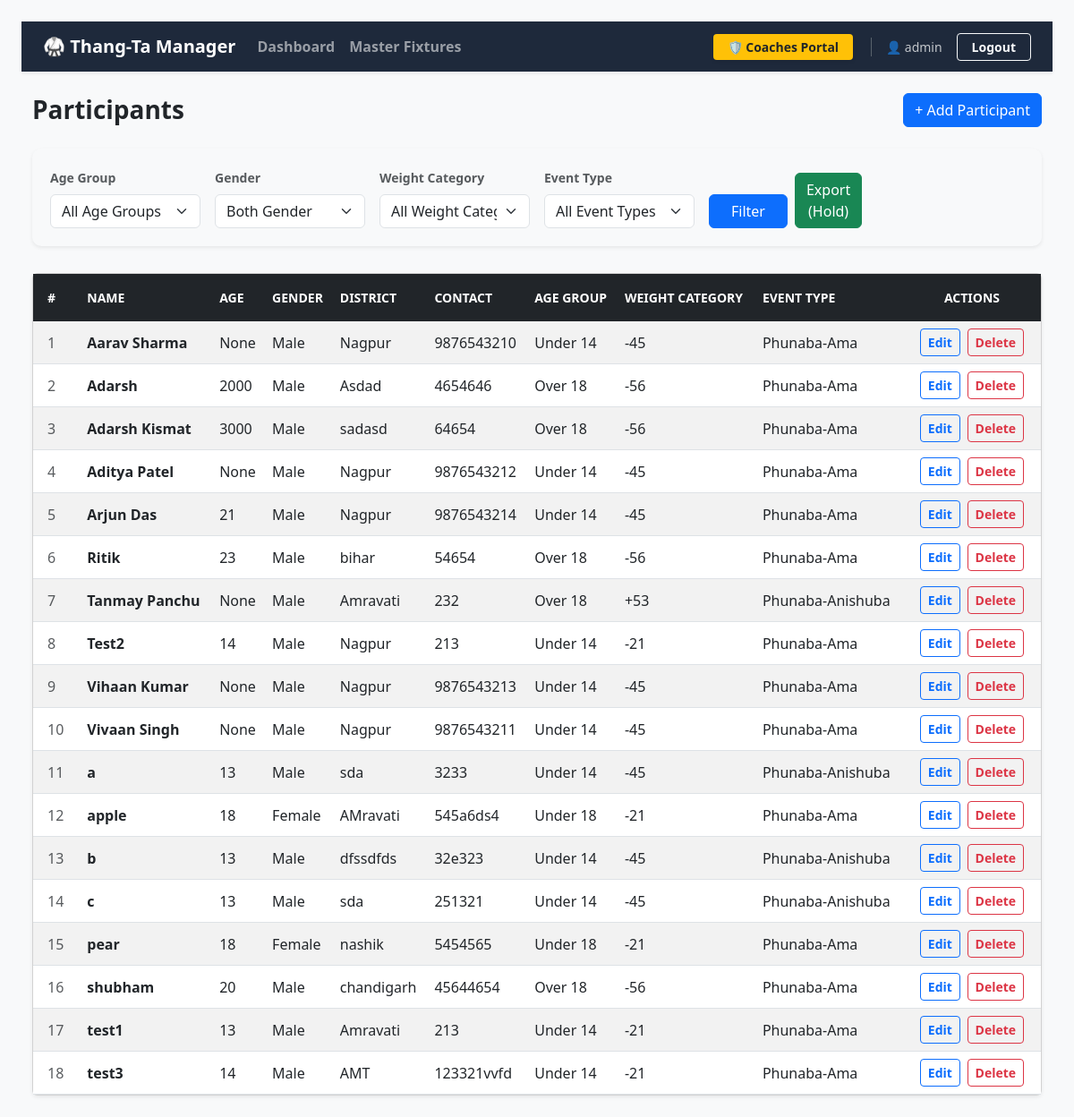
The app's page /participants/ (signed in) with its own data.
### thangta/models.py (models this page shows, shortened)
class CustomUser(AbstractUser):
    class Role(models.TextChoices):
        ADMIN = 'ADMIN', 'Admin'
        JUDGE = 'JUDGE', 'Judge'
        SCORER = 'SCORER', 'Scorer'
    role = models.CharField(
        max_length=50,
        choices=Role.choices,
        default=Role.SCORER
    )
    district = models.CharField(max_length=100, null=True, blank=True)
    district_code = models.CharField(max_length=20, null=True, blank=True)

class Participant(models.Model):
    class GenderChoices(models.TextChoices):
        MALE = 'Male', 'Male'
        FEMALE = 'Female', 'Female'
    class EventTypeChoices(models.TextChoices):
        PHUNABA_AMA = 'Phunaba-Ama', 'Phunaba-Ama'
        PHUNABA_ANISHUBA = 'Phunaba-Anishuba', 'Phunaba-Anishuba'
    class AgeCategory(models.TextChoices):
        UNDER_14 = 'U14', 'Under 14'
        UNDER_18 = 'U18', 'Under 18'
        OVER_18 = 'O18', 'Over 18'
    class WeightCategory(models.TextChoices):
        MINUS_21 = '-21', '-21 Kg'
        MINUS_25 = '-25', '-25 Kg'
        MINUS_29 = '-29', '-29 Kg'
        MINUS_33 = '-33', '-33 Kg'
        MINUS_37 = '-37', '-37 Kg'
        MINUS_40 = '-40', '-40 Kg'
        MINUS_41 = '-41', '-41 Kg'
        MINUS_44 = '-44', '-44 Kg'
        MINUS_45 = '-45', '-45 Kg'
        MINUS_49 = '-49', '-49 Kg'
        MINUS_52 = '-52', '-52 Kg'
        MINUS_53 = '-53', '-53 Kg'
        MINUS_56 = '-56', '-56 Kg'
        MINUS_75 = '-75', '-75 Kg'
        PLUS_53 = '+53', '+53 Kg'
    tournament = models.ForeignKey(
        Tournament,
        on_delete=models.CASCADE,
        related_name='participants',
        null=True, blank=True
    )
    name = models.CharField(max_length=200, null=True, blank=True)
    actual_age = models.IntegerField(null=True, blank=True, help_text="Age in numbers")
    date_of_birth = models.DateField(null=True, blank=True) # Add this!
    age = models.IntegerField(default = 0)
    gender = models.CharField(max_length=10, choices=GenderChoices.choices, null=True, blank=True)
    contact = models.CharField(max_length=15, null=True, blank=True)
    district = models.CharField(max_length=100)
    district_code = models.CharField(max_length=20)
    event_type = models.CharField(max_length=50, choices=EventTypeChoices.choices, null=True, blank=True)
    age_category = models.CharField(
        max_length=3,
        choices=AgeCategory.choices,
        help_text="Select the participant's age group."
    )
    weight_category = models.CharField(
        max_length=4,
        choices=WeightCategory.choices,
        help_text="Select the participant's weight class."
    )

### thangta/views.py (the view)
# urls.py: path('participants/', ParticipantListView.as_view(), name='participant-list'),
class ParticipantListView(AdminOrJudgeRequiredMixin, ListView):
    model = Participant
    template_name = 'participant_list.html'
    context_object_name = 'participants'
    def get(self, request, *args, **kwargs):
        if request.GET.get('clear') == 'true':
            keys = ['f_age', 'f_gender', 'f_district', 'f_event', 'f_weight']
            for key in keys:
                request.session.pop(key, None)
            return redirect(request.path)
        return super().get(request, *args, **kwargs)
    def get_queryset(self):
        queryset = super().get_queryset()
        filter_keys = ['age_group', 'gender', 'district', 'event_type', 'weight_category']
        is_filtering = any(key in self.request.GET for key in filter_keys)
        if is_filtering:
            form_data = self.request.GET
            self.request.session['f_age'] = self.request.GET.get('age_group', '')
            self.request.session['f_gender'] = self.request.GET.get('gender', '')
            self.request.session['f_district'] = self.request.GET.get('district', '')
            self.request.session['f_event'] = self.request.GET.get('event_type', '')
            self.request.session['f_weight'] = self.request.GET.get('weight_category', '')
        else:
            form_data = {
                'age_group': self.request.session.get('f_age', ''),
                'gender': self.request.session.get('f_gender', ''),
                'district': self.request.session.get('f_district', ''),
                'event_type': self.request.session.get('f_event', ''),
                'weight_category': self.request.session.get('f_weight', ''),
            }
        self.filter_form = ParticipantFilterForm(form_data)
        for field_name, field in self.filter_form.fields.items():
            field.required = False
        if self.filter_form.is_valid():
            data = self.filter_form.cleaned_data
            if data.get('age_group'):
                queryset = queryset.filter(age_category=data['age_group'])
            if data.get('gender'):
                queryset = queryset.filter(gender=data['gender'])
            if data.get('district'):
                queryset = queryset.filter(district=data['district'])
            if data.get('event_type'):
                queryset = queryset.filter(event_type=data['event_type'])
            if data.get('weight_category'):
                queryset = queryset.filter(weight_category=data['weight_category'])
        return queryset.order_by('name')
    def get_context_data(self, **kwargs):
        context = super().get_context_data(**kwargs)
        context['filter_form'] = self.filter_form
        return context

### thangta/forms.py
class ParticipantFilterForm(forms.Form):
    age_group = forms.ChoiceField(
        choices=[('', 'All Age Groups')] + Participant.AgeCategory.choices,
        required=False,
        label="Age Group"
    )
    gender = forms.ChoiceField(
        choices=[('', 'Both Gender')] + Participant.GenderChoices.choices,
        required=False,
        label="Gender"
    )
    weight_category = forms.ChoiceField(
        choices=[('', 'All Weight Categories')] + Participant.WeightCategory.choices,
        required=False,
        label="Weight Category"
    )
    event_type = forms.ChoiceField(
        choices=[('', 'All Event Types')] + Participant.EventTypeChoices.choices,
        required=False,
        label="Event Type"
    )
    district = forms.ChoiceField(choices=[], required=False, label="District")
    def __init__(self, *args, **kwargs):
        super().__init__(*args, **kwargs)
        distinct_districts = Participant.objects.values_list('district', flat=True).distinct().order_by('district')
        district_choices = [('', 'All Districts')] + [(d, d) for d in distinct_districts if d]
        self.fields['district'].choices = district_choices

### thangta/permissions.py (called while the page is built)
    def dispatch(self, request, *args, **kwargs):
        if not request.user.is_authenticated or  request.user.role not in ['JUDGE', 'ADMIN']:
            return self.handle_no_permission() # Redirects to login or shows 403
        return super().dispatch(request, *args, **kwargs)

### thangta/templates/participant_list.html (shortened to what this page needs)
{% load widget_tweaks %}
<!DOCTYPE html>
<html lang="en">
<head>
    <link href="https://cdn.jsdelivr.net/npm/bootstrap@5.3.0/dist/css/bootstrap.min.css" rel="stylesheet">
</head>
<body class="p-4 bg-light">
 {% include 'partials/navbar.html' %}
<div class="container-fluid">
    <div class="d-flex justify-content-between align-items-center mb-4">
        <h1 class="h3 m-0 fw-bold">Participants</h1>
        <a href="{% url 'participant-add' %}" class="btn btn-primary">+ Add Participant</a>
    </div>
    <div class="filter-section shadow-sm">
        <form method="get" class="row g-3">
            <div class="col-md-2">
                <label class="form-label text-muted small fw-bold">Age Group</label>
                {{ filter_form.age_group|add_class:"form-select" }}
            </div>
            <div class="col-md-2">
                <label class="form-label text-muted small fw-bold">Gender</label>
                {{ filter_form.gender|add_class:"form-select" }}
            </div>
            <div class="col-md-2">
                <label class="form-label text-muted small fw-bold">Weight Category</label>
                {{ filter_form.weight_category|add_class:"form-select" }}
            </div>
            <div class="col-md-2">
                <label class="form-label text-muted small fw-bold">Event Type</label>
                {{ filter_form.event_type|add_class:"form-select" }}
            </div>
            <div class="col-md-2 d-flex align-items-end gap-2">
                <button type="submit" class="btn btn-primary px-4">Filter</button>
                <button type="button" class="btn btn-success">Export (Hold)</button>
            </div>
        </form>
    </div>
    <div class="card shadow-sm">
        <div class="card-body p-0 table-responsive">
           <table class="table table-hover table-striped m-0 align-middle">
    <thead class="table-dark">
        <tr>
            <th class="small text-white px-3 py-3 border-0">#</th>
            <th class="small text-white py-3 border-0">NAME</th>
            <th class="small text-white py-3 border-0">AGE</th>
            <th class="small text-white py-3 border-0">GENDER</th>
            <th class="small text-white py-3 border-0">DISTRICT</th>
            <th class="small text-white py-3 border-0">CONTACT</th>
            <th class="small text-white py-3 border-0">AGE GROUP</th>
            <th class="small text-white py-3 border-0">WEIGHT CATEGORY</th>
            <th class="small text-white py-3 border-0">EVENT TYPE</th>
            <th class="small text-white text-center px-3 py-3 border-0">ACTIONS</th>
        </tr>
    </thead>
    <tbody>
        {% for participant in participants %}
        <tr>
            <td class="px-3 text-muted">{{ forloop.counter }}</td>
            <td class="fw-bold">{{ participant.name }}</td>
            <td>{{ participant.actual_age }}</td>
            <td>{{ participant.gender }}</td>
            <td>{{ participant.district }}</td>
            <td>{{ participant.contact }}</td>
            <td>{{ participant.get_age_category_display }}</td>
            <td>{{ participant.weight_category }}</td>
            <td>{{ participant.event_type }}</td>
            <td class="text-center px-3 small">
                <a href="{% url 'participant-edit' participant.id %}" class="btn btn-sm btn-outline-primary me-1 fw-bold">Edit</a>
                <a href="{% url 'participant-delete' participant.id %}" class="btn btn-sm btn-outline-danger fw-bold">Delete</a>
            </td>
        </tr>
        {% endfor %}
    </tbody>
</table>
        </div>
    </div>
</div>
</body>
</html>

### thangta/templates/partials/navbar.html (shortened to what this page needs)
<nav class="navbar navbar-expand-lg navbar-dark shadow-sm mb-4" style="background-color: #1e293b;">
    <div class="container-fluid px-4">
        <a class="navbar-brand fw-bold" href="{% url 'tournament-dashboard' %}">
            🥋 Thang-Ta Manager
        </a>
        <div class="collapse navbar-collapse" id="mainNavbar">
            <ul class="navbar-nav me-auto mb-2 mb-lg-0 fw-semibold">
                <li class="nav-item">
                    <a class="nav-link" href="{% url 'tournament-dashboard' %}">Dashboard</a>
                </li>
                <li class="nav-item">
                    <a class="nav-link" href="{% url 'global-fixtures' %}">Master Fixtures</a>
                </li>
            </ul>
            <div class="d-flex align-items-center gap-3">
                <a href="{% url 'district-login-coach' %}" class="btn btn-warning btn-sm fw-bold px-3 shadow-sm text-dark" style="border: none;">
                    🛡️ Coaches Portal
                </a>
                {% if request.user.is_authenticated %}
                    <span class="text-light opacity-75 small border-start border-secondary ps-3 ms-1">
                        👤 {{ request.user.username }}
                    </span>
                    <a href="/logout/" class="btn btn-outline-light btn-sm fw-bold px-3">Logout</a>
                {% endif %}
            </div>
        </div>
    </div>
</nav>

### thangta/templates/participant_list.html (style rules this page uses)
.filter-section { background-color: #f8f9fa; border-radius: 10px; padding: 20px; margin-bottom: 30px; }

### records on screen
CustomUser: user.username "admin"
Participant: name "Aarav Sharma", actual_age "None", gender "Male", district "Nagpur", contact "9876543210", age_category "Under 14", weight_category "-45", event_type "Phunaba-Ama"
Participant: name "Adarsh", actual_age "2000", gender "Male", district "Asdad", contact "4654646", age_category "Over 18", weight_category "-56", event_type "Phunaba-Ama"
Participant: name "Adarsh Kismat", actual_age "3000", gender "Male", district "sadasd", contact "64654", age_category "Over 18", weight_category "-56", event_type "Phunaba-Ama"
Participant: name "Aditya Patel", actual_age "None", gender "Male", district "Nagpur", contact "9876543212", age_category "Under 14", weight_category "-45", event_type "Phunaba-Ama"
Participant: name "Arjun Das", actual_age "21", gender "Male", district "Nagpur", contact "9876543214", age_category "Under 14", weight_category "-45", event_type "Phunaba-Ama"
Participant: name "Ritik", actual_age "23", gender "Male", district "bihar", contact "54654", age_category "Over 18", weight_category "-56", event_type "Phunaba-Ama"
Participant: name "Tanmay Panchu", actual_age "None", gender "Male", district "Amravati", contact "232", age_category "Over 18", weight_category "+53", event_type "Phunaba-Anishuba"
Participant: name "Test2", actual_age "14", gender "Male", district "Nagpur", contact "213", age_category "Under 14", weight_category "-21", event_type "Phunaba-Ama"
Participant: name "Vihaan Kumar", actual_age "None", gender "Male", district "Nagpur", contact "9876543213", age_category "Under 14", weight_category "-45", event_type "Phunaba-Ama"
Participant: name "Vivaan Singh", actual_age "None", gender "Male", district "Nagpur", contact "9876543211", age_category "Under 14", weight_category "-45", event_type "Phunaba-Ama"
Participant: name "a", actual_age "13", gender "Male", district "sda", contact "3233", age_category "Under 14", weight_category "-45", event_type "Phunaba-Anishuba"
Participant: name "apple", actual_age "18", gender "Female", district "AMravati", contact "545a6ds4", age_category "Under 18", weight_category "-21", event_type "Phunaba-Ama"
Participant: name "b", actual_age "13", gender "Male", district "dfssdfds", contact "32e323", age_category "Under 14", weight_category "-45", event_type "Phunaba-Anishuba"
Participant: name "c", actual_age "13", gender "Male", district "sda", contact "251321", age_category "Under 14", weight_category "-45", event_type "Phunaba-Anishuba"
Participant: name "pear", actual_age "18", gender "Female", district "nashik", contact "5454565", age_category "Under 18", weight_category "-21", event_type "Phunaba-Ama"
Participant: name "shubham", actual_age "20", gender "Male", district "chandigarh", contact "45644654", age_category "Over 18", weight_category "-56", event_type "Phunaba-Ama"
Participant: name "test1", actual_age "13", gender "Male", district "Amravati", contact "213", age_category "Under 14", weight_category "-21", event_type "Phunaba-Ama"
Participant: name "test3", actual_age "14", gender "Male", district "AMT", contact "123321vvfd", age_category "Under 14", weight_category "-21", event_type "Phunaba-Ama"
